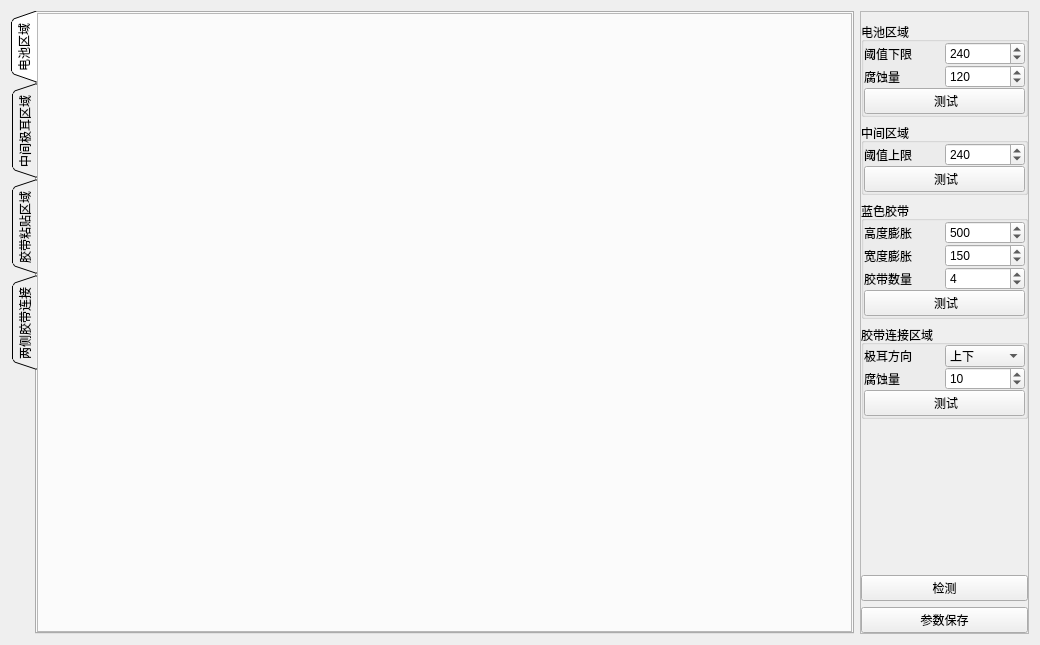
<?xml version="1.0" encoding="UTF-8"?>
<ui version="4.0">
 <class>CGetReRegionsWidget</class>
 <widget class="QWidget" name="CGetReRegionsWidget">
  <property name="geometry">
   <rect>
    <x>0</x>
    <y>0</y>
    <width>1040</width>
    <height>645</height>
   </rect>
  </property>
  <property name="windowTitle">
   <string>Form</string>
  </property>
  <layout class="QHBoxLayout" name="horizontalLayout">
   <item>
    <widget class="QTabWidget" name="tabWidget">
     <property name="sizePolicy">
      <sizepolicy hsizetype="Expanding" vsizetype="Expanding">
       <horstretch>5</horstretch>
       <verstretch>0</verstretch>
      </sizepolicy>
     </property>
     <property name="tabPosition">
      <enum>QTabWidget::West</enum>
     </property>
     <property name="tabShape">
      <enum>QTabWidget::Triangular</enum>
     </property>
     <property name="currentIndex">
      <number>0</number>
     </property>
     <widget class="QWidget" name="tab_blackBang">
      <attribute name="title">
       <string>电池区域</string>
      </attribute>
      <layout class="QHBoxLayout" name="horizontalLayout_2">
       <property name="spacing">
        <number>0</number>
       </property>
       <property name="leftMargin">
        <number>0</number>
       </property>
       <property name="topMargin">
        <number>0</number>
       </property>
       <property name="rightMargin">
        <number>0</number>
       </property>
       <property name="bottomMargin">
        <number>0</number>
       </property>
       <item>
        <widget class="QFrame" name="resFrame">
         <property name="sizePolicy">
          <sizepolicy hsizetype="Preferred" vsizetype="Preferred">
           <horstretch>4</horstretch>
           <verstretch>0</verstretch>
          </sizepolicy>
         </property>
         <property name="frameShape">
          <enum>QFrame::StyledPanel</enum>
         </property>
         <property name="frameShadow">
          <enum>QFrame::Raised</enum>
         </property>
         <layout class="QHBoxLayout" name="layout_battery">
          <property name="spacing">
           <number>0</number>
          </property>
          <property name="leftMargin">
           <number>0</number>
          </property>
          <property name="topMargin">
           <number>0</number>
          </property>
          <property name="rightMargin">
           <number>0</number>
          </property>
          <property name="bottomMargin">
           <number>0</number>
          </property>
         </layout>
        </widget>
       </item>
      </layout>
     </widget>
     <widget class="QWidget" name="tab_dark">
      <attribute name="title">
       <string>中间极耳区域</string>
      </attribute>
      <layout class="QHBoxLayout" name="horizontalLayout_12">
       <property name="spacing">
        <number>0</number>
       </property>
       <property name="leftMargin">
        <number>0</number>
       </property>
       <property name="topMargin">
        <number>0</number>
       </property>
       <property name="rightMargin">
        <number>0</number>
       </property>
       <property name="bottomMargin">
        <number>0</number>
       </property>
       <item>
        <layout class="QVBoxLayout" name="layout_midregion">
         <property name="spacing">
          <number>0</number>
         </property>
        </layout>
       </item>
      </layout>
     </widget>
     <widget class="QWidget" name="tab_white">
      <attribute name="title">
       <string>胶带粘贴区域</string>
      </attribute>
      <layout class="QHBoxLayout" name="horizontalLayout_13">
       <property name="spacing">
        <number>0</number>
       </property>
       <property name="leftMargin">
        <number>0</number>
       </property>
       <property name="topMargin">
        <number>0</number>
       </property>
       <property name="rightMargin">
        <number>0</number>
       </property>
       <property name="bottomMargin">
        <number>0</number>
       </property>
       <item>
        <layout class="QVBoxLayout" name="layout_blueTape"/>
       </item>
      </layout>
     </widget>
     <widget class="QWidget" name="tab_Hsv">
      <attribute name="title">
       <string>两侧胶带连接</string>
      </attribute>
      <layout class="QHBoxLayout" name="horizontalLayout_14">
       <property name="spacing">
        <number>0</number>
       </property>
       <property name="leftMargin">
        <number>0</number>
       </property>
       <property name="topMargin">
        <number>0</number>
       </property>
       <property name="rightMargin">
        <number>0</number>
       </property>
       <property name="bottomMargin">
        <number>0</number>
       </property>
       <item>
        <layout class="QVBoxLayout" name="layout_dblTape"/>
       </item>
      </layout>
     </widget>
    </widget>
   </item>
   <item>
    <widget class="QFrame" name="frame_3">
     <property name="sizePolicy">
      <sizepolicy hsizetype="Preferred" vsizetype="Preferred">
       <horstretch>1</horstretch>
       <verstretch>0</verstretch>
      </sizepolicy>
     </property>
     <property name="frameShape">
      <enum>QFrame::StyledPanel</enum>
     </property>
     <property name="frameShadow">
      <enum>QFrame::Raised</enum>
     </property>
     <layout class="QVBoxLayout" name="verticalLayout">
      <property name="spacing">
       <number>6</number>
      </property>
      <property name="leftMargin">
       <number>0</number>
      </property>
      <property name="topMargin">
       <number>10</number>
      </property>
      <property name="rightMargin">
       <number>0</number>
      </property>
      <property name="bottomMargin">
       <number>0</number>
      </property>
      <item>
       <widget class="QGroupBox" name="grpbx_battery">
        <property name="title">
         <string>电池区域</string>
        </property>
        <layout class="QVBoxLayout" name="verticalLayout_4">
         <property name="spacing">
          <number>0</number>
         </property>
         <property name="leftMargin">
          <number>0</number>
         </property>
         <property name="topMargin">
          <number>0</number>
         </property>
         <property name="rightMargin">
          <number>0</number>
         </property>
         <property name="bottomMargin">
          <number>0</number>
         </property>
         <item>
          <layout class="QHBoxLayout" name="horizontalLayout_7">
           <property name="topMargin">
            <number>0</number>
           </property>
           <item>
            <widget class="QLabel" name="label">
             <property name="text">
              <string>阈值下限</string>
             </property>
            </widget>
           </item>
           <item>
            <widget class="QSpinBox" name="spin_batteryMinThre">
             <property name="maximum">
              <number>255</number>
             </property>
             <property name="value">
              <number>240</number>
             </property>
            </widget>
           </item>
          </layout>
         </item>
         <item>
          <layout class="QHBoxLayout" name="horizontalLayout_11">
           <property name="topMargin">
            <number>0</number>
           </property>
           <item>
            <widget class="QLabel" name="label_5">
             <property name="text">
              <string>腐蚀量</string>
             </property>
            </widget>
           </item>
           <item>
            <widget class="QSpinBox" name="spin_baterryEro">
             <property name="maximum">
              <number>999</number>
             </property>
             <property name="value">
              <number>120</number>
             </property>
            </widget>
           </item>
          </layout>
         </item>
         <item>
          <widget class="QPushButton" name="btn_battery">
           <property name="text">
            <string> 测试</string>
           </property>
          </widget>
         </item>
        </layout>
       </widget>
      </item>
      <item>
       <widget class="QGroupBox" name="grpbx_mid">
        <property name="title">
         <string>中间区域</string>
        </property>
        <layout class="QVBoxLayout" name="verticalLayout_5">
         <property name="spacing">
          <number>0</number>
         </property>
         <property name="leftMargin">
          <number>0</number>
         </property>
         <property name="topMargin">
          <number>0</number>
         </property>
         <property name="rightMargin">
          <number>0</number>
         </property>
         <property name="bottomMargin">
          <number>0</number>
         </property>
         <item>
          <layout class="QHBoxLayout" name="horizontalLayout_8">
           <property name="topMargin">
            <number>0</number>
           </property>
           <item>
            <widget class="QLabel" name="label_9">
             <property name="text">
              <string>阈值上限</string>
             </property>
            </widget>
           </item>
           <item>
            <widget class="QSpinBox" name="spin_midThre">
             <property name="maximum">
              <number>255</number>
             </property>
             <property name="value">
              <number>240</number>
             </property>
            </widget>
           </item>
          </layout>
         </item>
         <item>
          <widget class="QPushButton" name="btn_mid">
           <property name="text">
            <string> 测试</string>
           </property>
          </widget>
         </item>
        </layout>
       </widget>
      </item>
      <item>
       <widget class="QGroupBox" name="grpbx_tapes">
        <property name="title">
         <string>蓝色胶带</string>
        </property>
        <layout class="QVBoxLayout" name="verticalLayout_6">
         <property name="spacing">
          <number>0</number>
         </property>
         <property name="leftMargin">
          <number>0</number>
         </property>
         <property name="topMargin">
          <number>0</number>
         </property>
         <property name="rightMargin">
          <number>0</number>
         </property>
         <property name="bottomMargin">
          <number>0</number>
         </property>
         <item>
          <layout class="QHBoxLayout" name="horizontalLayout_9">
           <property name="topMargin">
            <number>0</number>
           </property>
           <item>
            <widget class="QLabel" name="label_3">
             <property name="text">
              <string>高度膨胀</string>
             </property>
            </widget>
           </item>
           <item>
            <widget class="QSpinBox" name="spin_tapeHDila">
             <property name="maximum">
              <number>999</number>
             </property>
             <property name="value">
              <number>500</number>
             </property>
            </widget>
           </item>
          </layout>
         </item>
         <item>
          <layout class="QHBoxLayout" name="horizontalLayout_25">
           <property name="topMargin">
            <number>0</number>
           </property>
           <item>
            <widget class="QLabel" name="label_11">
             <property name="text">
              <string>宽度膨胀</string>
             </property>
            </widget>
           </item>
           <item>
            <widget class="QSpinBox" name="spin_tapeWDila">
             <property name="maximum">
              <number>999</number>
             </property>
             <property name="value">
              <number>150</number>
             </property>
            </widget>
           </item>
          </layout>
         </item>
         <item>
          <layout class="QHBoxLayout" name="horizontalLayout_24">
           <property name="topMargin">
            <number>0</number>
           </property>
           <item>
            <widget class="QLabel" name="label_10">
             <property name="text">
              <string>胶带数量</string>
             </property>
            </widget>
           </item>
           <item>
            <widget class="QSpinBox" name="spin_tapeNum">
             <property name="maximum">
              <number>10</number>
             </property>
             <property name="value">
              <number>4</number>
             </property>
            </widget>
           </item>
          </layout>
         </item>
         <item>
          <widget class="QPushButton" name="btn_tapeNum">
           <property name="text">
            <string> 测试</string>
           </property>
          </widget>
         </item>
        </layout>
       </widget>
      </item>
      <item>
       <widget class="QGroupBox" name="grpbx_dbltapes">
        <property name="title">
         <string>胶带连接区域</string>
        </property>
        <layout class="QVBoxLayout" name="verticalLayout_7">
         <property name="spacing">
          <number>0</number>
         </property>
         <property name="leftMargin">
          <number>0</number>
         </property>
         <property name="topMargin">
          <number>0</number>
         </property>
         <property name="rightMargin">
          <number>0</number>
         </property>
         <property name="bottomMargin">
          <number>0</number>
         </property>
         <item>
          <layout class="QHBoxLayout" name="horizontalLayout_26">
           <property name="topMargin">
            <number>0</number>
           </property>
           <item>
            <widget class="QLabel" name="label_12">
             <property name="text">
              <string>极耳方向</string>
             </property>
            </widget>
           </item>
           <item>
            <widget class="QComboBox" name="cmbx_dblDirect">
             <item>
              <property name="text">
               <string>上下</string>
              </property>
             </item>
             <item>
              <property name="text">
               <string>左右</string>
              </property>
             </item>
            </widget>
           </item>
          </layout>
         </item>
         <item>
          <layout class="QHBoxLayout" name="horizontalLayout_10">
           <property name="topMargin">
            <number>0</number>
           </property>
           <item>
            <widget class="QLabel" name="label_4">
             <property name="text">
              <string>腐蚀量</string>
             </property>
            </widget>
           </item>
           <item>
            <widget class="QSpinBox" name="spin_dblEro">
             <property name="maximum">
              <number>255</number>
             </property>
             <property name="value">
              <number>10</number>
             </property>
            </widget>
           </item>
          </layout>
         </item>
         <item>
          <widget class="QPushButton" name="btn_dblTape">
           <property name="text">
            <string> 测试</string>
           </property>
          </widget>
         </item>
        </layout>
       </widget>
      </item>
      <item>
       <spacer name="verticalSpacer">
        <property name="orientation">
         <enum>Qt::Vertical</enum>
        </property>
        <property name="sizeHint" stdset="0">
         <size>
          <width>20</width>
          <height>40</height>
         </size>
        </property>
       </spacer>
      </item>
      <item>
       <widget class="QPushButton" name="btn_test">
        <property name="text">
         <string>检测</string>
        </property>
       </widget>
      </item>
      <item>
       <widget class="QPushButton" name="btn_savePam">
        <property name="text">
         <string>参数保存</string>
        </property>
       </widget>
      </item>
     </layout>
    </widget>
   </item>
  </layout>
 </widget>
 <resources/>
 <connections>
  <connection>
   <sender>spin_batteryMinThre</sender>
   <signal>valueChanged(int)</signal>
   <receiver>btn_battery</receiver>
   <slot>click()</slot>
   <hints>
    <hint type="sourcelabel">
     <x>974</x>
     <y>46</y>
    </hint>
    <hint type="destinationlabel">
     <x>974</x>
     <y>86</y>
    </hint>
   </hints>
  </connection>
  <connection>
   <sender>spin_baterryEro</sender>
   <signal>valueChanged(int)</signal>
   <receiver>btn_battery</receiver>
   <slot>click()</slot>
   <hints>
    <hint type="sourcelabel">
     <x>1004</x>
     <y>70</y>
    </hint>
    <hint type="destinationlabel">
     <x>1004</x>
     <y>84</y>
    </hint>
   </hints>
  </connection>
  <connection>
   <sender>spin_midThre</sender>
   <signal>valueChanged(int)</signal>
   <receiver>btn_mid</receiver>
   <slot>click()</slot>
   <hints>
    <hint type="sourcelabel">
     <x>964</x>
     <y>129</y>
    </hint>
    <hint type="destinationlabel">
     <x>966</x>
     <y>147</y>
    </hint>
   </hints>
  </connection>
  <connection>
   <sender>spin_tapeHDila</sender>
   <signal>valueChanged(int)</signal>
   <receiver>btn_tapeNum</receiver>
   <slot>click()</slot>
   <hints>
    <hint type="sourcelabel">
     <x>978</x>
     <y>196</y>
    </hint>
    <hint type="destinationlabel">
     <x>901</x>
     <y>267</y>
    </hint>
   </hints>
  </connection>
  <connection>
   <sender>spin_tapeWDila</sender>
   <signal>valueChanged(int)</signal>
   <receiver>btn_tapeNum</receiver>
   <slot>click()</slot>
   <hints>
    <hint type="sourcelabel">
     <x>971</x>
     <y>221</y>
    </hint>
    <hint type="destinationlabel">
     <x>926</x>
     <y>262</y>
    </hint>
   </hints>
  </connection>
  <connection>
   <sender>spin_tapeNum</sender>
   <signal>valueChanged(int)</signal>
   <receiver>btn_tapeNum</receiver>
   <slot>click()</slot>
   <hints>
    <hint type="sourcelabel">
     <x>979</x>
     <y>235</y>
    </hint>
    <hint type="destinationlabel">
     <x>971</x>
     <y>256</y>
    </hint>
   </hints>
  </connection>
  <connection>
   <sender>spin_dblEro</sender>
   <signal>valueChanged(int)</signal>
   <receiver>btn_dblTape</receiver>
   <slot>click()</slot>
   <hints>
    <hint type="sourcelabel">
     <x>974</x>
     <y>332</y>
    </hint>
    <hint type="destinationlabel">
     <x>974</x>
     <y>352</y>
    </hint>
   </hints>
  </connection>
 </connections>
</ui>
